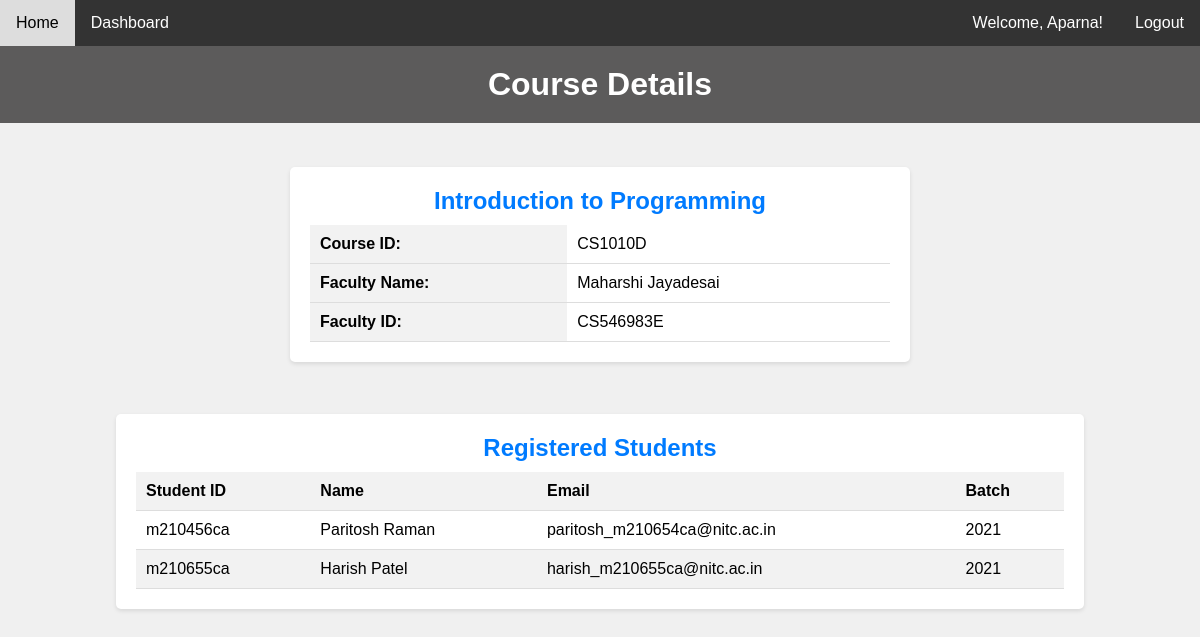
Screenshot of /course/CS1010D (signed in) with the database file from the repository.
### tables this page shows
CREATE TABLE Course (
                        cid VARCHAR(7) PRIMARY KEY NOT NULL,
                        cname VARCHAR NOT NULL,
                        faculty VARCHAR(9),

                        FOREIGN KEY(faculty) REFERENCES Faculty(id)
                    );

CREATE TABLE Student (
                        id VARCHAR(9) PRIMARY KEY NOT NULL,
                        password_hashed VARCHAR(20) NOT NULL,
                        fname VARCHAR NOT NULL,
                        lname VARCHAR,
                        email VARCHAR,
                        contact VARCHAR(10),
                        batch INTEGER NOT NULL,
                        department_id VARCHAR(4),

                        FOREIGN KEY(department_id) REFERENCES Department(did)
                    );

### main.py (the view)
@app.route('/course/<course_id>')
def course_details(course_id):
    if 'id' in session:
        if session['user_type'] == 'faculty' or session['user_type'] == 'admin':
            pass
        else:
            return redirect(url_for('index'))
    else:
        return redirect(url_for('index'))
    faculty = Faculty()
    data = faculty.course_details(course_id)
    return render_template('course_detail.html', data = data)

### templates/course_detail.html (shortened to what this page needs)
<!DOCTYPE html>
<html lang="en">
<head>
</head>
<body>
    {% include 'navbar.html' %}
    <header>
        <h1>Course Details</h1>
    </header>
    <section class="course-section">
        <div class="course-details">
            <h2>{{ data['course_name'] }}</h2>
            <table class="course-table">
                <tr>
                    <th>Course ID:</th>
                    <td>{{ data['course_id'].upper() }}</td>
                </tr>
                <tr>
                    <th>Faculty Name:</th>
                    <td>{{ data['faculty_name'] }}</td>
                </tr>
                <tr>
                    <th>Faculty ID:</th>
                    <td>{{ data['faculty_id'].upper() }}</td>
                </tr>
            </table>
        </div>
        <div class="students">
            <h2>Registered Students</h2>
            <table class="student-table">
                <thead>
                    <tr>
                        <th>Student ID</th>
                        <th>Name</th>
                        <th>Email</th>
                        <th>Batch</th>
                    </tr>
                </thead>
                <tbody>
                    {% for row in data['student_list'] %}
                        <tr>
                            <td>{{ row[0] }}</td>
                            <td>{{ row[1] }}</td>
                            <td>{{ row[2] }}</td>
                            <td>{{ row[3] }}</td>
                        </tr>
                    {% endfor %}
                </tbody>
            </table>
        </div>
    </section>
</body>
</html>

### templates/navbar.html (shortened to what this page needs)
<!DOCTYPE html>
<html>
<head>
</head>
<body>
<div class="navbar">
    <div class="navbar-buttons">
        <a href="{{ url_for('index') }}">Home</a>
        {% if 'id' in session %}
            {% if session['user_type'] == 'admin' %}
            <a href="{{ url_for('admin_dash') }}">Dashboard</a>
            {% endif %}
        {% endif %}
    </div>
    <div class="login-status">
        {% if 'id' in session %}
            <span>Welcome, {{ session['username'] }}!</span><a href="/logout">Logout</a>
        {% else %}
            <a href="{{ url_for('login_student') }}">Login</a><a href="{{ url_for('register_student') }}">Register</a>
        {% endif %}
    </div>
</div>
</body>
</html>

### templates/course_detail.html (style rules this page uses)
html, body, h1, h2, p, table { margin: 0; padding: 0; }
body { font-family: Arial, sans-serif; background-color: #f0f0f0; text-align: center; }
header { background-color: #5c5b5b; color: #fff; padding: 20px; }
.course-section { display: flex; flex-direction: column; align-items: center; margin: 20px; }
.course-details, .students { margin-top: 1.5em; background-color: #fff; box-shadow: 0 2px 4px rgba(0, 0, 0, 0.1); padding: 20px; border-radius: 5px; width: 80%; margin-bottom: 20px; }
.students { margin-top: 2em; }
.course-details { width: 50%; }
.course-details h2, .students h2 { margin-bottom: 10px; color: #007bff; }
.course-table, .student-table { width: 100%; border-collapse: collapse; margin-top: 10px; }
.course-table th, .course-table td, .student-table th, .student-table td { padding: 10px; text-align: left; border-bottom: 1px solid #ddd; }
.course-table th, .student-table th { background-color: #f2f2f2; font-weight: bold; }
.student-table tbody tr:nth-child(even) { background-color: #f2f2f2; }

### templates/navbar.html (style rules this page uses)
body { font-family: Arial, sans-serif; margin: 0; padding: 0; }
.navbar { background-color: #333; overflow: hidden; }
.navbar a { float: left; display: block; color: white; text-align: center; padding: 14px 16px; text-decoration: none; }
.navbar .login-status { float: right; color: white; }
.navbar span { padding: 14px 16px; float: left; }
.navbar:after { content: ""; display: table; clear: both; }

### rows the page displays
Course: course_name "Introduction to Programming", course_id "CS1010D", faculty_id "CS546983E"
Student: id "m210456ca", row "Paritosh Raman", email "paritosh_m210654ca@nitc.ac.in", batch "2021"
Student: id "m210655ca", row "Harish Patel", email "harish_m210655ca@nitc.ac.in", batch "2021"

### other values shown
{{ session['username'] }} "Aparna"
{{ data['faculty_name'] }} "Maharshi Jayadesai"
